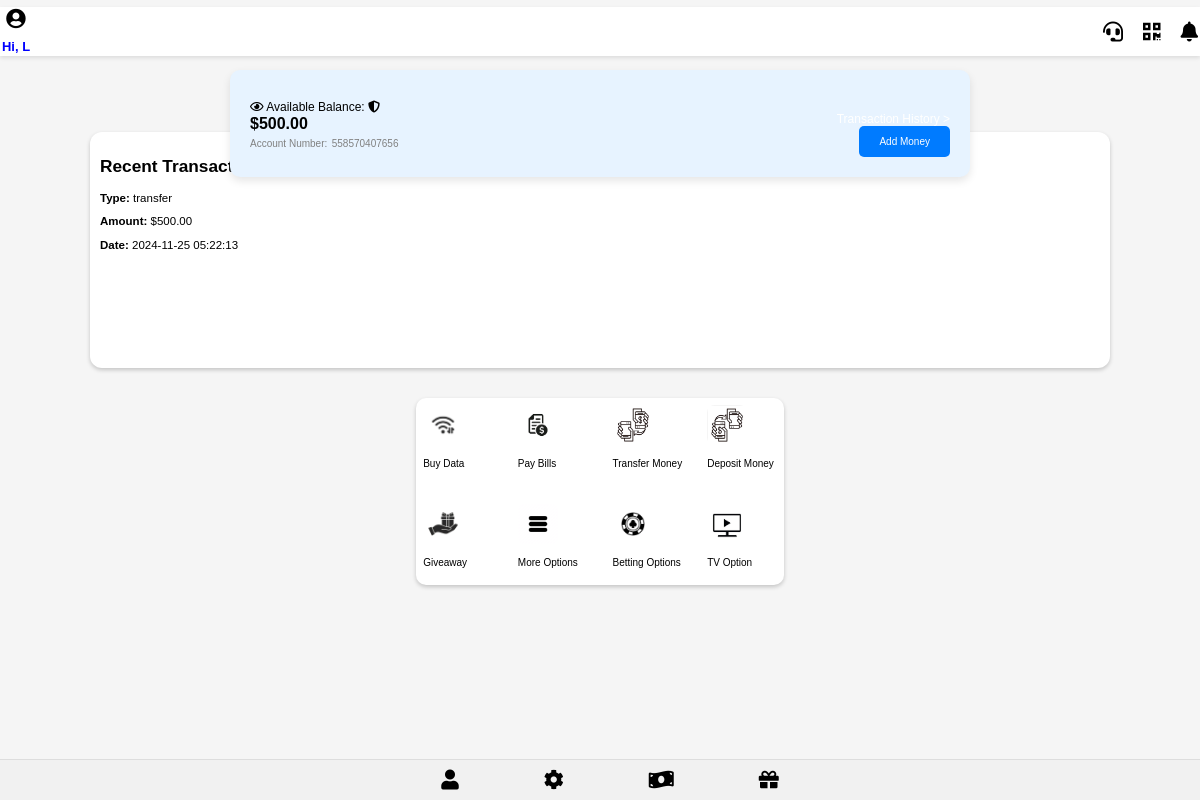
Page /dashboard.php (signed in) on the earlier database version.
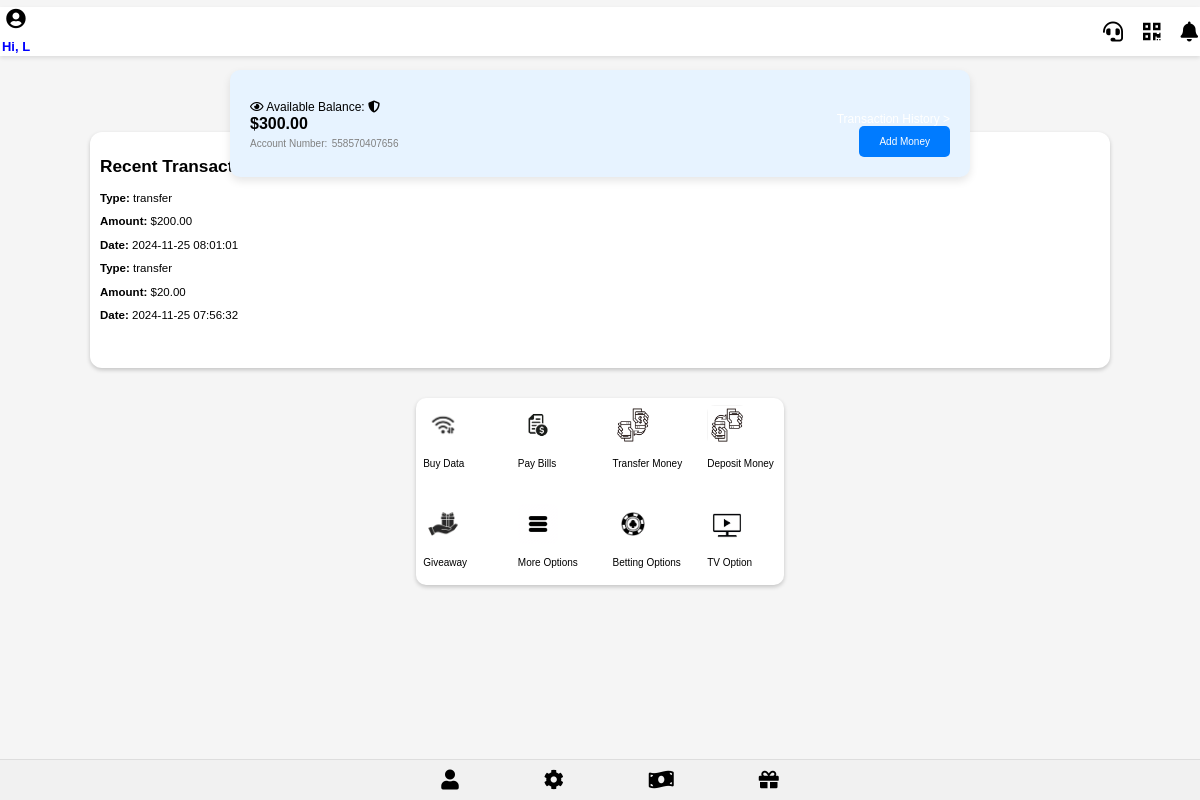
Same page on the later database version.
### tables this page shows
CREATE TABLE users (
    user_id TEXT PRIMARY KEY,
    username TEXT NOT NULL,
    password TEXT NOT NULL,
    account_number TEXT NOT NULL,
    referrer_id TEXT,
    email TEXT UNIQUE NOT NULL
, balance REAL DEFAULT 0, last_login TEXT);

### public/dashboard.php (the view, shortened to what the changed rows need)
<?php
require 'db.php';
$username = $_SESSION['username'];
$user_id = $_SESSION['user_id'];
$stmt = $db->prepare("SELECT balance, account_number FROM users WHERE user_id = :user_id");
$stmt->bindValue(':user_id', $user_id, PDO::PARAM_STR);
$stmt->execute();
$user = $stmt->fetch(PDO::FETCH_ASSOC);
$balance = $user['balance'];
$account_number = $user['account_number'];
$stmt = $db->prepare("
    SELECT t.transaction_type, t.amount, t.timestamp,
           CASE WHEN t.transaction_type = 'Transfer' THEN u_sender.username ELSE '' END AS sender_username,
           CASE WHEN t.transaction_type = 'Transfer' THEN u_receiver.username ELSE '' END AS receiver_username
    FROM transactions t
    LEFT JOIN users u_sender ON t.sender_id = u_sender.user_id      LEFT JOIN users u_receiver ON t.receiver_id = u_receiver.user_id
    WHERE t.sender_id = :user_id OR t.receiver_id = :user_id
    ORDER BY t.timestamp DESC
    LIMIT 2
");
$stmt->bindValue(':user_id', $user_id, PDO::PARAM_STR);
$stmt->execute();
$transactions = $stmt->fetchAll(PDO::FETCH_ASSOC);
?>
<!DOCTYPE html>
<html lang="en">
<head>
    <link rel="stylesheet" href="dashboard.css">
    <link rel="stylesheet" href="https://cdnjs.cloudflare.com/ajax/libs/font-awesome/5.13.0/css/all.min.css">
</head>
<body>
<div class="header">
    <div class="profile-info" style="text-align: center;">
        <h1 style="margin-top: 10px;">Hi, <?php echo htmlspecialchars($username); ?></h1>
    </div>
    </div>
    <div class="balance-container">
        <div class="balance">
            <small>
                <i class="far fa-eye balance-icon" id="toggleBalance"></i> Available Balance:
                <i class="fas fa-shield-alt balance-icon" id="shieldIcon"></i>
            </small>
            <br>
            <strong id="balanceText">$<?php echo number_format($balance, 2); ?></strong><br>
            <span class="account-number">Account Number:</span>
            <span class="account-number"><?php echo htmlspecialchars($account_number); ?></span>
        </div>
    </div>
    <div class="recent-transactions-container">
        <h2>Recent Transactions</h2>
        <?php if (!empty($transactions)): ?>
            <?php foreach ($transactions as $transaction): ?>
                <div class="transaction-item">
                    <p><strong>Type:</strong> <?php echo htmlspecialchars($transaction['transaction_type']); ?></p>
                    <p><strong>Amount:</strong> $<?php echo number_format($transaction['amount'], 2); ?></p>
                    <p><strong>Date:</strong> <?php echo htmlspecialchars($transaction['timestamp']); ?></p>
                </div>
            <?php endforeach; ?>
        <?php else: ?>
            <p>No recent transactions.</p>
        <?php endif; ?>
    </div>
</body>
</html>

Differences in the rows shown:
changed users: balance "500.00" → "300.00"
Other differences:
new list line: "Type: transfer Amount: $ 200.00 Date: 2024-11-25 08:01:01"
new list line: "Type: transfer Amount: $ 20.00 Date: 2024-11-25 07:56:32"
list line gone: "Type: transfer Amount: $ 500.00 Date: 2024-11-25 05:22:13"
